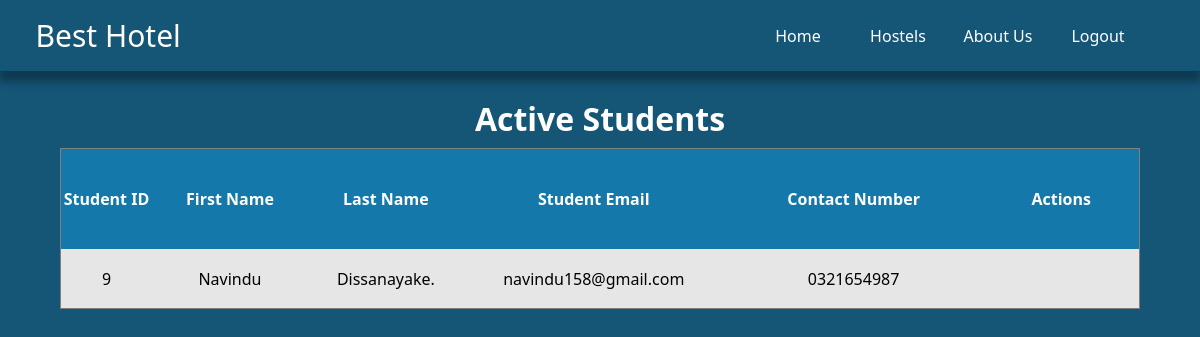
/admin/adminManageStudents.php (signed in), run on the app's committed database.
### tables this page shows
CREATE TABLE `students` (
  `studentId` int(64) NOT NULL,
  `studentFirstName` varchar(128) NOT NULL,
  `studentLastName` varchar(64) NOT NULL,
  `studentEmail` varchar(128) NOT NULL,
  `contactNumber` varchar(24) NOT NULL,
  `studentPassword` varchar(256) NOT NULL
);

### admin/adminManageStudents.php (the view, shortened to what this page needs)
<?php
include_once "headerAdmin.php";
include_once "../includes/dbh.inc.php";
$select = mysqli_query($conn, "SELECT * FROM students ORDER BY studentId DESC;");
?>
<link rel="stylesheet" href="ownerAdmin.css">
<center>
    <h2 style="color: white; background-color: #155576; margin-bottom: -10px; padding-bottom: 20px; padding-top: 100px;"><b>Active Students</b></h2>
</center>
<section class="section2">
    <table class="section2Table" style="width: fit-content; margin: auto;" border="1">
        <tr style="height: 100px; width: fit-content; background-color: #1478aa; margin: auto !important;">
            <th style="min-width: 50px;">Student ID</th>
            <th style="min-width: 150px;">First Name</th>
            <th style="min-width: 150px;">Last Name</th>
            <th style="min-width: 250px;">Student Email</th>
            <th style="min-width: 250px;">Contact Number</th>
            <th style="min-width: 150px;">Actions</th>
        </tr>
        <?php while ($row = mysqli_fetch_assoc($select)) {
        ?>
            <tr class="dataRows" style="height: 60px;">
                <td class="product-des"><?php echo $row['studentId']; ?></td>
                <td class="product-des"><?php echo $row['studentFirstName']; ?></td>
                <td class="product-des"><?php echo $row['studentLastName']; ?></td>
                <td class="product-des"><?php echo $row['studentEmail']; ?></td>
                <td class="product-name"><?php echo $row['contactNumber']; ?></td>
                <td class="product-action" style="text-align: center !important;">
                    <div class="action-inner">
                    </div>
                </td>
            </tr>
        <?php } ?>
    </table>
</section>

### admin/ownerAdmin.css (style rules this page uses)
html, body { margin: 0; background-color: #155576; }
.section2 { background-color: #155576; height: 100% !important; width: 100%; overflow-x: auto !important; }
.section2Table { background-color: #1478aa !important; width: 90% !important; text-align: center; color: rgb(255, 255, 255) !important; border-collapse: collapse; border-spacing: 0; }
.dataRows { background-color: #e6e6e6; text-align: center; color: black; }

### data on the page
students: studentId "9", studentFirstName "Navindu", studentLastName "Dissanayake.", studentEmail "navindu158@gmail.com", contactNumber "0321654987"
